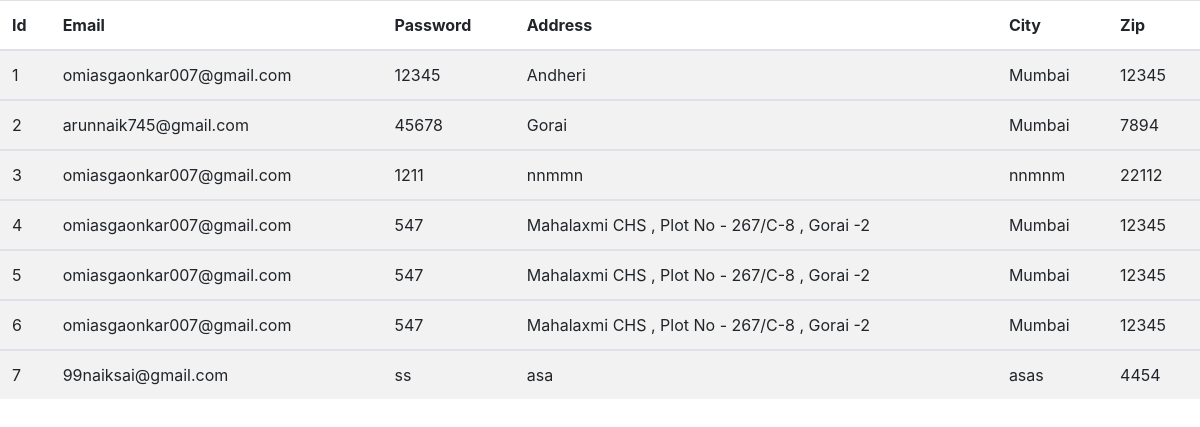
Page /student_info on the committed database.
### core/models.py (models this page shows, shortened)
class Student(models.Model):
    email = models.EmailField(max_length=200)
    password = models.CharField(max_length=200)
    address = models.CharField(max_length = 200)
    city = models.CharField(max_length = 200)
    zip = models.IntegerField()

### core/views.py (the view)
# urls.py: path('student_info' , views.student_info),
def student_info(request):
    stud = Student.objects.all()
    return render(request , 'stud1.html' , {'stud':stud})

### core/templates/stud1.html (shortened to what this page needs)
<!doctype html>
<html lang="en">
  <head>
    <link rel="stylesheet" href="https://maxcdn.bootstrapcdn.com/bootstrap/4.0.0/css/bootstrap.min.css">
  </head>
<body>
    <table class="table table-striped ">
        <thead>
          <tr>
            <th scope="col">Id</th>
            <th scope="col">Email</th>
            <th scope="col">Password</th>
            <th scope="col">Address</th>
            <th scope="col">City</th>
            <th scope="col">Zip</th>
          </tr>
        </thead>
        <tbody>
          <tr>
            {% for s in stud %}
            <td scope="row">{{s.id}}</td>
            <td scope="row">{{s.email}}</td>
            <td scope="row">{{s.password}}</td>
            <td scope="row">{{s.address}}</td>
            <td scope="row">{{s.city}}</td>
            <td scope="row">{{s.zip}}</td>
          </tr>
        </tbody>
            {% endfor %}
    </table>
</body>
</html>

### rows in the picture
Student: id "1", email "omiasgaonkar007@gmail.com", password "12345", address "Andheri", city "Mumbai", zip "12345"
Student: id "2", email "arunnaik745@gmail.com", password "45678", address "Gorai", city "Mumbai", zip "7894"
Student: id "3", email "omiasgaonkar007@gmail.com", password "1211", address "nnmmn", city "nnmnm", zip "22112"
Student: id "4", email "omiasgaonkar007@gmail.com", password "547", address "Mahalaxmi CHS , Plot No - 267/C-8 , Gorai -2", city "Mumbai", zip "12345"
Student: id "5", email "omiasgaonkar007@gmail.com", password "547", address "Mahalaxmi CHS , Plot No - 267/C-8 , Gorai -2", city "Mumbai", zip "12345"
Student: id "6", email "omiasgaonkar007@gmail.com", password "547", address "Mahalaxmi CHS , Plot No - 267/C-8 , Gorai -2", city "Mumbai", zip "12345"
Student: id "7", email "99naiksai@gmail.com", password "ss", address "asa", city "asas", zip "4454"
